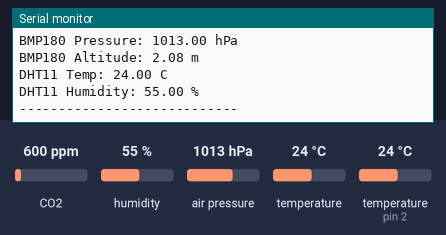
Bench run of a sketch on a simulated Arduino Uno, built with avr-gcc and run on an emulated ATmega328P. Parts: the last lines printed to the serial monitor. The test bench sets the inputs (shaded band); at power-on: CO2 600 ppm, humidity 55 %, air pressure 1013 hPa, temperature (sensor on pin 2) 24 °C, temperature 24 °C.

Above: at 1.2 s.
1.3 s: CO2 set to 452 ppm
3.7 s: humidity set to 22 %
At 4.9 s:
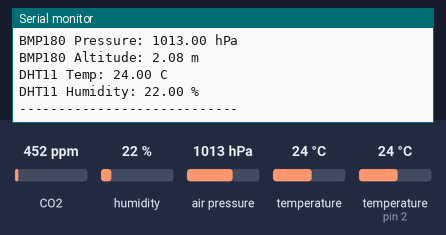
6.1 s: air pressure set to 952 hPa
8.5 s: temperature (sensor on pin 2) set to 12 °C
At 9.3 s:
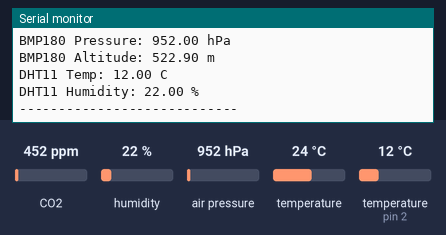
10.9 s: temperature (sensor 0) set to 12 °C
13.3 s: humidity set to 40 %
At 16.0 s:
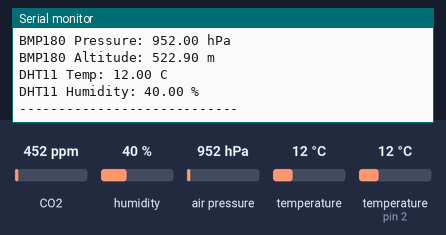
Timing chart, 0 to 16.7 s (numbered marks = the images above; inputs shaded):
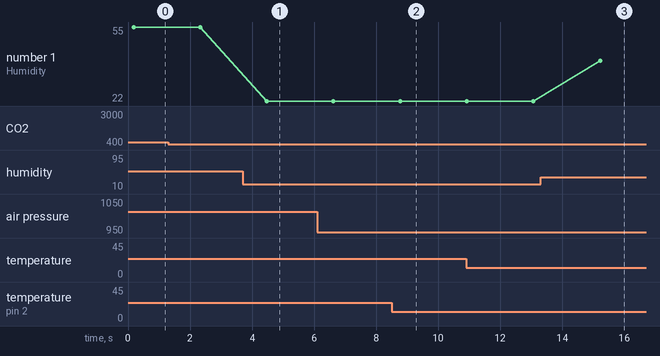

Measured:
- after the input at 3.7 s, the serial monitor: prints a new line after 0.77 s (image 1)
- after the input at 8.5 s, the serial monitor: prints a new line after 0.25 s (image 2)
- after the input at 13.3 s, the serial monitor: prints a new line after 1.9 s (image 3)
- plotted number 1: 55 → 22 after the input at 3.7 s, 22 → 40 after the input at 13.3 s

The sketch:

smart_house.ino
```cpp
#include <Wire.h>
#include <Adafruit_BMP085.h>
#include <DHT.h>
#include <MQ135.h>

// Класс для датчика DHT11
class DHT11Sensor {
private:
    DHT dht;

public:
    DHT11Sensor(uint8_t pin, uint8_t type) : dht(pin, type) {}

    void begin() {
        dht.begin();
    }

    float readTemperature() {
        return dht.readTemperature();
    }

    float readHumidity() {
        return dht.readHumidity();
    }
};

// Класс для датчика BMP180
class BMP180Sensor {
private:
    Adafruit_BMP085 bmp;

public:
    bool begin() {
        return bmp.begin();
    }

    float readTemperature() {
        return bmp.readTemperature();
    }

    float readPressure() {
        return bmp.readPressure() / 100.0; // Перевод в hPa
    }

    float readAltitude() {
        return bmp.readAltitude();
    }
};

// Класс для датчика MQ135
class MQ135Sensor {
private:
    MQ135 mq135;

public:
    MQ135Sensor(uint8_t pin) : mq135(pin) {}

    float readPPM() {
        return mq135.getPPM();
    }
};

// Класс для вывода данных
class DataPrinter {
public:
    static void printAirQuality(float value) {
        Serial.print("MQ135 (CO2 PPM): ");
        Serial.println(value);
    }

    static void printBMPTemperature(float value) {
        Serial.print("BMP180 Temp: ");
        Serial.print(value);
        Serial.println(" C");
    }

    static void printBMPPressure(float value) {
        Serial.print("BMP180 Pressure: ");
        Serial.print(value);
        Serial.println(" hPa");
    }

    static void printBMPAltitude(float value) {
        Serial.print("BMP180 Altitude: ");
        Serial.print(value);
        Serial.println(" m");
    }

    static void printDHTTemperature(float value) {
        Serial.print("DHT11 Temp: ");
        Serial.print(value);
        Serial.println(" C");
    }

    static void printDHTHumidity(float value) {
        Serial.print("DHT11 Humidity: ");
        Serial.print(value);
        Serial.println(" %");
    }

    static void printSeparator() {
        Serial.println("----------------------------");
    }
};

// Объявление объектов
#define DHTPIN 2
#define DHTTYPE DHT11

DHT11Sensor dhtSensor(DHTPIN, DHTTYPE);
BMP180Sensor bmpSensor;
MQ135Sensor mq135Sensor(A0);

void setup() {
    Serial.begin(9600);

    dhtSensor.begin();

    if (!bmpSensor.begin()) {
        Serial.println("Ошибка BMP180!");
        while (1);
    }

    Serial.println("Инициализация завершена.");
}

void loop() {
    // Чтение MQ135 (качество воздуха, CO2)
    float air_quality = mq135Sensor.readPPM();

    // Чтение BMP180 (температура, давление, высота)
    float temperature_bmp = bmpSensor.readTemperature();
    float pressure = bmpSensor.readPressure();
    float altitude = bmpSensor.readAltitude();

    // Чтение DHT11 (температура и влажность)
    float temperature_dht = dhtSensor.readTemperature();
    float humidity = dhtSensor.readHumidity();

    // Вывод данных в Serial Monitor
    DataPrinter::printAirQuality(air_quality);
    DataPrinter::printBMPTemperature(temperature_bmp);
    DataPrinter::printBMPPressure(pressure);
    DataPrinter::printBMPAltitude(altitude);
    DataPrinter::printDHTTemperature(temperature_dht);
    DataPrinter::printDHTHumidity(humidity);
    DataPrinter::printSeparator();

    delay(2000); // Интервал между измерениями
}
```
